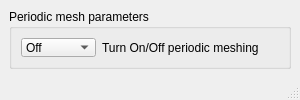
<?xml version="1.0" encoding="UTF-8"?>
<ui version="4.0">
 <class>MainWindow</class>
 <widget class="QMainWindow" name="MainWindow">
  <property name="geometry">
   <rect>
    <x>0</x>
    <y>0</y>
    <width>300</width>
    <height>100</height>
   </rect>
  </property>
  <property name="sizePolicy">
   <sizepolicy hsizetype="Expanding" vsizetype="Preferred">
    <horstretch>0</horstretch>
    <verstretch>0</verstretch>
   </sizepolicy>
  </property>
  <property name="minimumSize">
   <size>
    <width>300</width>
    <height>100</height>
   </size>
  </property>
  <property name="windowTitle">
   <string>MainWindow</string>
  </property>
  <widget class="QWidget" name="centralwidget">
   <property name="sizePolicy">
    <sizepolicy hsizetype="Expanding" vsizetype="Expanding">
     <horstretch>0</horstretch>
     <verstretch>0</verstretch>
    </sizepolicy>
   </property>
   <layout class="QVBoxLayout" name="verticalLayout_main">
    <item>
     <widget class="QGroupBox" name="groupBox_periodic">
      <property name="styleSheet">
       <string notr="true">border-color: rgb(182, 182, 182);</string>
      </property>
      <property name="title">
       <string>Periodic mesh parameters</string>
      </property>
      <layout class="QGridLayout" name="gridLayout_periodic">
       <item row="0" column="0">
        <layout class="QHBoxLayout" name="horizontalLayout_periodic">
         <item>
          <widget class="QComboBox" name="periodicToggle">
           <property name="sizePolicy">
            <sizepolicy hsizetype="Fixed" vsizetype="Fixed">
             <horstretch>0</horstretch>
             <verstretch>0</verstretch>
            </sizepolicy>
           </property>
           <property name="minimumSize">
            <size>
             <width>75</width>
             <height>0</height>
            </size>
           </property>
           <property name="maximumSize">
            <size>
             <width>75</width>
             <height>16777215</height>
            </size>
           </property>
           <item>
            <property name="text">
             <string>Off</string>
            </property>
           </item>
           <item>
            <property name="text">
             <string>On</string>
            </property>
           </item>
          </widget>
         </item>
         <item>
          <widget class="QLabel" name="label_periodicToggle">
           <property name="text">
            <string>Turn On/Off periodic meshing</string>
           </property>
          </widget>
         </item>
        </layout>
       </item>
      </layout>
     </widget>
    </item>
    <item>
     <spacer name="verticalSpacer">
      <property name="orientation">
       <enum>Qt::Vertical</enum>
      </property>
      <property name="sizeType">
       <enum>QSizePolicy::Expanding</enum>
      </property>
      <property name="sizeHint" stdset="0">
       <size>
        <width>20</width>
        <height>30</height>
       </size>
      </property>
     </spacer>
    </item>
   </layout>
  </widget>
  <widget class="QMenuBar" name="menubar">
   <property name="geometry">
    <rect>
     <x>0</x>
     <y>0</y>
     <width>300</width>
     <height>21</height>
    </rect>
   </property>
  </widget>
  <widget class="QStatusBar" name="statusbar"/>
 </widget>
 <resources/>
</ui>
